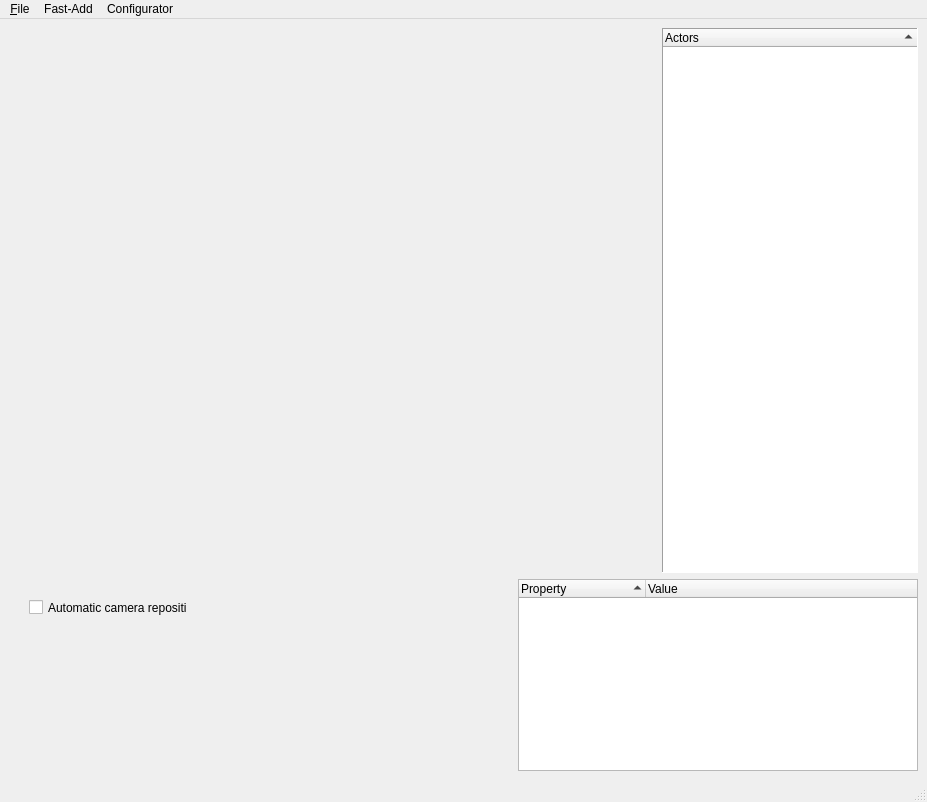
<?xml version="1.0" encoding="UTF-8"?>
<ui version="4.0">
 <class>MainWindow</class>
 <widget class="QMainWindow" name="MainWindow">
  <property name="geometry">
   <rect>
    <x>0</x>
    <y>0</y>
    <width>927</width>
    <height>802</height>
   </rect>
  </property>
  <property name="sizePolicy">
   <sizepolicy hsizetype="Preferred" vsizetype="Minimum">
    <horstretch>0</horstretch>
    <verstretch>0</verstretch>
   </sizepolicy>
  </property>
  <property name="windowTitle">
   <string>VisuIFPT</string>
  </property>
  <widget class="QWidget" name="centralwidget">
   <property name="layoutDirection">
    <enum>Qt::LeftToRight</enum>
   </property>
   <layout class="QVBoxLayout">
    <property name="spacing">
     <number>6</number>
    </property>
    <property name="leftMargin">
     <number>9</number>
    </property>
    <property name="topMargin">
     <number>9</number>
    </property>
    <property name="rightMargin">
     <number>9</number>
    </property>
    <property name="bottomMargin">
     <number>9</number>
    </property>
    <item>
     <layout class="QHBoxLayout">
      <property name="spacing">
       <number>6</number>
      </property>
      <property name="leftMargin">
       <number>0</number>
      </property>
      <property name="topMargin">
       <number>0</number>
      </property>
      <property name="rightMargin">
       <number>0</number>
      </property>
      <property name="bottomMargin">
       <number>0</number>
      </property>
      <item>
       <widget class="QVTKWidget" name="VTKViewer" native="true">
        <property name="sizePolicy">
         <sizepolicy hsizetype="Expanding" vsizetype="Expanding">
          <horstretch>0</horstretch>
          <verstretch>0</verstretch>
         </sizepolicy>
        </property>
       </widget>
      </item>
      <item>
       <widget class="QTreeWidget" name="mainWindow_actorList">
        <property name="sizePolicy">
         <sizepolicy hsizetype="Minimum" vsizetype="Preferred">
          <horstretch>0</horstretch>
          <verstretch>23</verstretch>
         </sizepolicy>
        </property>
        <property name="focusPolicy">
         <enum>Qt::NoFocus</enum>
        </property>
        <property name="contextMenuPolicy">
         <enum>Qt::CustomContextMenu</enum>
        </property>
        <property name="frameShape">
         <enum>QFrame::Panel</enum>
        </property>
        <property name="editTriggers">
         <set>QAbstractItemView::NoEditTriggers</set>
        </property>
        <property name="dragEnabled">
         <bool>false</bool>
        </property>
        <property name="textElideMode">
         <enum>Qt::ElideLeft</enum>
        </property>
        <property name="sortingEnabled">
         <bool>true</bool>
        </property>
        <property name="allColumnsShowFocus">
         <bool>false</bool>
        </property>
        <property name="expandsOnDoubleClick">
         <bool>true</bool>
        </property>
        <property name="columnCount">
         <number>1</number>
        </property>
        <attribute name="headerVisible">
         <bool>true</bool>
        </attribute>
        <column>
         <property name="text">
          <string>Actors</string>
         </property>
        </column>
       </widget>
      </item>
     </layout>
    </item>
    <item>
     <layout class="QHBoxLayout" name="horizontalLayout">
      <property name="spacing">
       <number>6</number>
      </property>
      <property name="sizeConstraint">
       <enum>QLayout::SetDefaultConstraint</enum>
      </property>
      <item>
       <widget class="QWidget" name="widget" native="true">
        <property name="sizePolicy">
         <sizepolicy hsizetype="Preferred" vsizetype="Preferred">
          <horstretch>68</horstretch>
          <verstretch>0</verstretch>
         </sizepolicy>
        </property>
        <property name="minimumSize">
         <size>
          <width>0</width>
          <height>0</height>
         </size>
        </property>
        <property name="sizeIncrement">
         <size>
          <width>0</width>
          <height>0</height>
         </size>
        </property>
        <widget class="QCheckBox" name="checkBox_autoCamRepos">
         <property name="geometry">
          <rect>
           <x>20</x>
           <y>20</y>
           <width>159</width>
           <height>17</height>
          </rect>
         </property>
         <property name="sizePolicy">
          <sizepolicy hsizetype="Fixed" vsizetype="Fixed">
           <horstretch>0</horstretch>
           <verstretch>0</verstretch>
          </sizepolicy>
         </property>
         <property name="text">
          <string>Automatic camera reposition</string>
         </property>
        </widget>
       </widget>
      </item>
      <item>
       <widget class="QTreeWidget" name="property_list">
        <property name="sizePolicy">
         <sizepolicy hsizetype="Preferred" vsizetype="Preferred">
          <horstretch>54</horstretch>
          <verstretch>0</verstretch>
         </sizepolicy>
        </property>
        <property name="minimumSize">
         <size>
          <width>10</width>
          <height>0</height>
         </size>
        </property>
        <property name="sizeIncrement">
         <size>
          <width>38</width>
          <height>10</height>
         </size>
        </property>
        <property name="columnCount">
         <number>2</number>
        </property>
        <attribute name="headerVisible">
         <bool>true</bool>
        </attribute>
        <attribute name="headerCascadingSectionResizes">
         <bool>false</bool>
        </attribute>
        <attribute name="headerDefaultSectionSize">
         <number>127</number>
        </attribute>
        <attribute name="headerHighlightSections">
         <bool>false</bool>
        </attribute>
        <attribute name="headerMinimumSectionSize">
         <number>62</number>
        </attribute>
        <attribute name="headerShowSortIndicator" stdset="0">
         <bool>true</bool>
        </attribute>
        <column>
         <property name="text">
          <string>Property</string>
         </property>
        </column>
        <column>
         <property name="text">
          <string>Value</string>
         </property>
        </column>
       </widget>
      </item>
     </layout>
    </item>
   </layout>
  </widget>
  <widget class="QMenuBar" name="menubar">
   <property name="geometry">
    <rect>
     <x>0</x>
     <y>0</y>
     <width>927</width>
     <height>21</height>
    </rect>
   </property>
   <widget class="QMenu" name="menu_File">
    <property name="title">
     <string>&amp;File</string>
    </property>
    <addaction name="actionOpen_File"/>
    <addaction name="actionOpen_YAML_Configuration"/>
    <addaction name="actionE_xit"/>
   </widget>
   <widget class="QMenu" name="menuAdd">
    <property name="title">
     <string>Fast-Add</string>
    </property>
    <widget class="QMenu" name="menuGeometric_Primitives">
     <property name="title">
      <string>Geometric Primitives</string>
     </property>
     <addaction name="spawnPlane"/>
     <addaction name="spawnCube"/>
     <addaction name="spawnSphere"/>
    </widget>
    <addaction name="menuGeometric_Primitives"/>
   </widget>
   <widget class="QMenu" name="menuConfigurator">
    <property name="title">
     <string>Configurator</string>
    </property>
    <addaction name="actionOpen_Config"/>
   </widget>
   <addaction name="menu_File"/>
   <addaction name="menuAdd"/>
   <addaction name="menuConfigurator"/>
  </widget>
  <widget class="QStatusBar" name="statusbar"/>
  <action name="actionExit">
   <property name="text">
    <string>Exit</string>
   </property>
  </action>
  <action name="actionE_xit">
   <property name="text">
    <string>E&amp;xit</string>
   </property>
  </action>
  <action name="actiontest">
   <property name="text">
    <string>test</string>
   </property>
  </action>
  <action name="actionOpen_File">
   <property name="text">
    <string>Open File</string>
   </property>
  </action>
  <action name="spawnPlane">
   <property name="text">
    <string>Plane</string>
   </property>
  </action>
  <action name="spawnCube">
   <property name="text">
    <string>Cube</string>
   </property>
  </action>
  <action name="spawnSphere">
   <property name="text">
    <string>Sphere</string>
   </property>
  </action>
  <action name="actionOpen_Config">
   <property name="text">
    <string>Open Configurator</string>
   </property>
  </action>
  <action name="actionOpen_YAML_Configuration">
   <property name="text">
    <string>Open YAML Configuration</string>
   </property>
  </action>
 </widget>
 <customwidgets>
  <customwidget>
   <class>QVTKWidget</class>
   <extends>QWidget</extends>
   <header>qvtkwidget.h</header>
  </customwidget>
 </customwidgets>
 <resources/>
 <connections>
  <connection>
   <sender>actionE_xit</sender>
   <signal>triggered()</signal>
   <receiver>MainWindow</receiver>
   <slot>close()</slot>
   <hints>
    <hint type="sourcelabel">
     <x>-1</x>
     <y>-1</y>
    </hint>
    <hint type="destinationlabel">
     <x>220</x>
     <y>180</y>
    </hint>
   </hints>
  </connection>
 </connections>
</ui>
